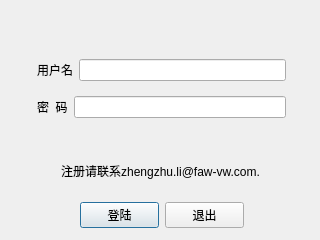
<?xml version="1.0" encoding="UTF-8"?>
<ui version="4.0">
 <class>Dialog</class>
 <widget class="QDialog" name="Dialog">
  <property name="geometry">
   <rect>
    <x>0</x>
    <y>0</y>
    <width>320</width>
    <height>240</height>
   </rect>
  </property>
  <property name="windowTitle">
   <string>TEBS-CAE软件管理系统</string>
  </property>
  <widget class="QWidget" name="horizontalLayoutWidget_3">
   <property name="geometry">
    <rect>
     <x>80</x>
     <y>200</y>
     <width>164</width>
     <height>31</height>
    </rect>
   </property>
   <layout class="QHBoxLayout" name="horizontalLayout_4">
    <item>
     <widget class="QPushButton" name="pushButton_2">
      <property name="text">
       <string>登陆</string>
      </property>
     </widget>
    </item>
    <item>
     <widget class="QPushButton" name="pushButton">
      <property name="text">
       <string>退出</string>
      </property>
     </widget>
    </item>
   </layout>
  </widget>
  <widget class="QWidget" name="verticalLayoutWidget">
   <property name="geometry">
    <rect>
     <x>37</x>
     <y>50</y>
     <width>249</width>
     <height>78</height>
    </rect>
   </property>
   <layout class="QVBoxLayout" name="verticalLayout">
    <item>
     <layout class="QHBoxLayout" name="horizontalLayout">
      <item>
       <widget class="QLabel" name="label">
        <property name="text">
         <string>用户名</string>
        </property>
       </widget>
      </item>
      <item>
       <widget class="QLineEdit" name="lineEdit"/>
      </item>
     </layout>
    </item>
    <item>
     <layout class="QHBoxLayout" name="horizontalLayout_3">
      <item>
       <widget class="QLabel" name="label_2">
        <property name="text">
         <string>密  码</string>
        </property>
       </widget>
      </item>
      <item>
       <widget class="QLineEdit" name="lineEdit_2"/>
      </item>
     </layout>
    </item>
   </layout>
  </widget>
  <widget class="QLabel" name="label_3">
   <property name="geometry">
    <rect>
     <x>37</x>
     <y>161</y>
     <width>247</width>
     <height>20</height>
    </rect>
   </property>
   <property name="text">
    <string>注册请联系zhengzhu.li@faw-vw.com.</string>
   </property>
   <property name="alignment">
    <set>Qt::AlignCenter</set>
   </property>
  </widget>
 </widget>
 <resources/>
 <connections/>
</ui>
